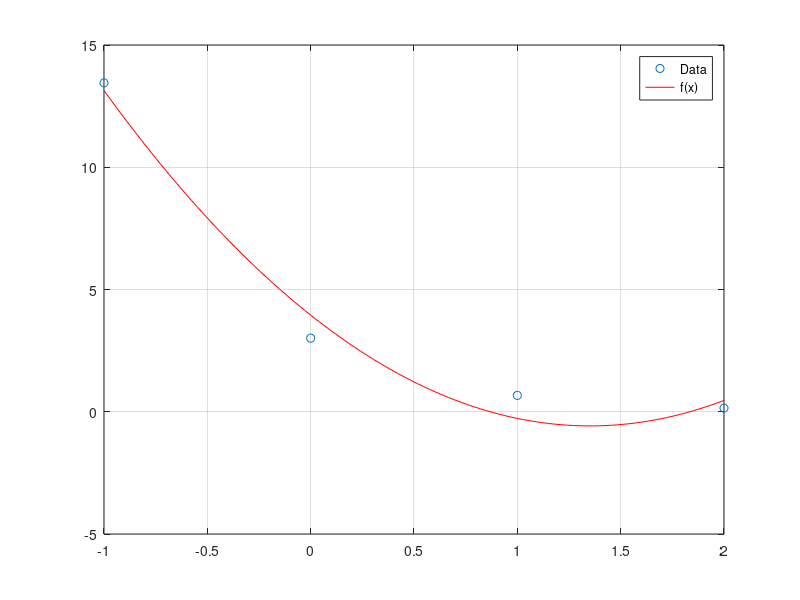

Write MATLAB code to recreate this figure. (Note: this script raises an error after producing the figure.)
X = [-1;0;1;2];
Y = [13.45; 3.01;0.67;0.15];

n = size(X)(1);
eps = 0;
p = polyfit(X,Y,2);
xx = linspace(X(1),X(end),100);
yy = polyval(p,xx);

plot(X,Y,'o', xx,yy,'r')
grid on;
legend('Data', 'f(x)');

for i=1:1:n
   eps=eps + (phi1(p,X(i,1))-Y(i,1))^2;
end

eps= sqrt(eps/n);
rel_eps = eps/Y(4,1) * 100;
%fprintf("Function of interpolation : y = %.3f*x + %.3f \n ", p(1), p(2));
fprintf("Error = %.3f, Relative error = %.3f percent\n",eps,rel_eps);